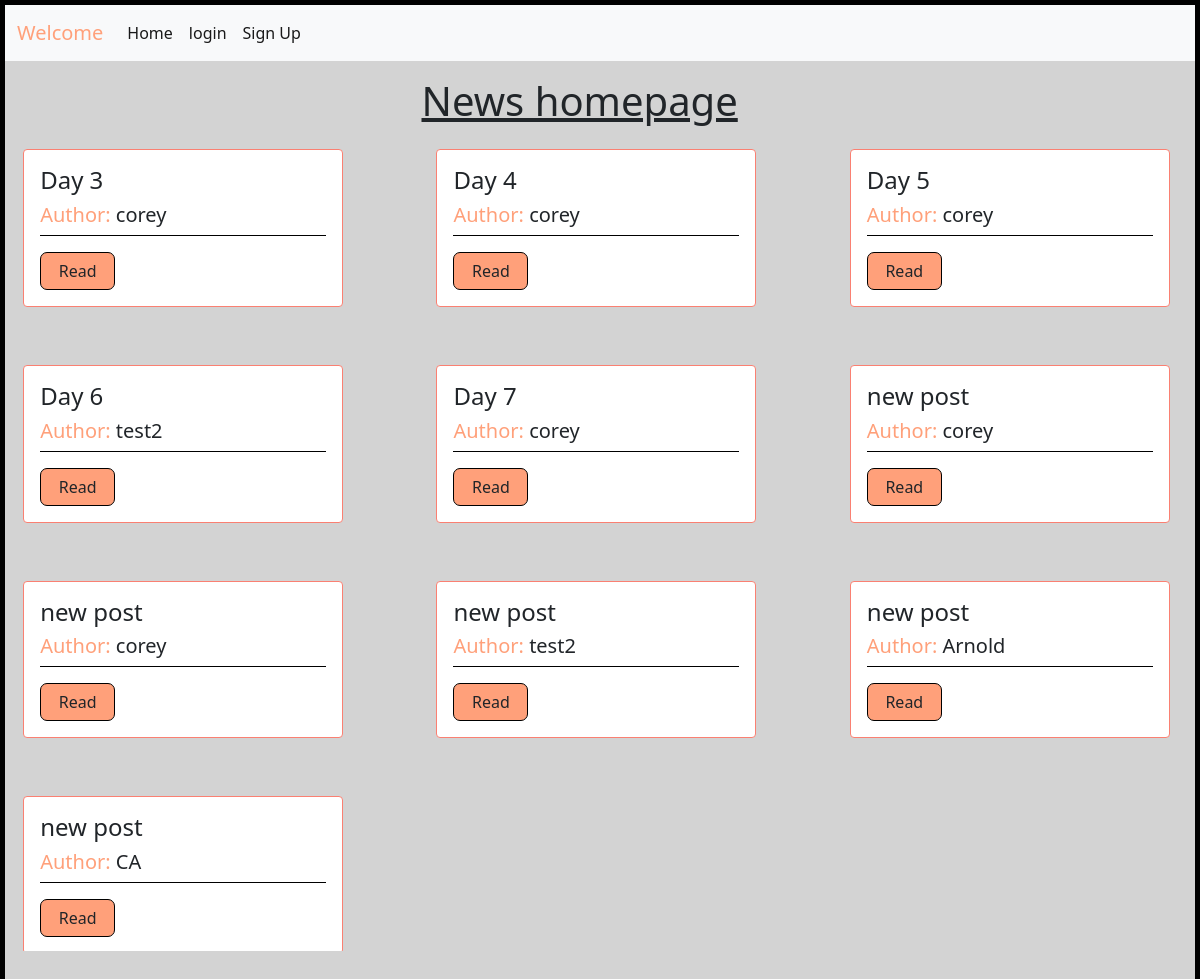
The app's page /articles/articles with its own data.
### articles/models.py (models this page shows, shortened)
class Article(models.Model):
    title = models.CharField(max_length=200)
    author = models.ForeignKey(
        get_user_model(),
        on_delete=models.CASCADE,
    )
    body = models.TextField()
    date = models.DateTimeField(auto_now_add=True)

### accounts/models.py (models this page shows)
class CustomUser(AbstractUser):
    age = models.PositiveIntegerField(null=True, blank=True)

### articles/views.py (the view)
class ArticleListView(ListView):
    model = Article
    template_name = "home.html"

### templates/home.html (shortened to what this page needs)
{% extends 'base.html' %}
{% block content %}
<h1 class="list-header">News homepage</h1>
<div class="all-blogs">
    {% for article in object_list %}
            <div class="card" style="width: 20rem;">
                <div class="card-body">
                    <div class="card-title">
                        <h4> {{ article.title }}</h4>
                        <h5><span>Author: </span> {{ article.author }}</h5>
                    </div>
                    <div class="links">
                        <a href="{% url 'article_detail' article.id %}" class="btn">Read</a>
                    </div>
                </div>
            </div>
    {% endfor %}
</div>
{% endblock content %}

### static/css/article_detail.css (style rules this page uses)
body { margin: 0; padding: 0; height:100vh; border: 5px solid black; background-color: lightgray; }

### static/css/article_list.css (style rules this page uses)
.list-header { margin-left: 35%; margin-right: 35%; margin-bottom: 1.5rem; margin-top: 1rem; font-weight: 400; text-decoration: underline; }
.all-blogs { display: grid; grid-template-columns: repeat(3, 1fr); grid-gap: 50px; }
.card { margin-left:5%; margin-bottom: .5rem; border: 1px solid salmon; }
.card-title { border-bottom: 1px solid black; }
h5 span { color: lightsalmon; }
.btn { border: 1px solid black; border-radius: 7px; background-color:lightsalmon; width: 75px; }

### records on screen
Article: title "Day 3", author "corey"
Article: title "Day 4", author "corey"
Article: title "Day 5", author "corey"
Article: title "Day 6", author "test2"
Article: title "Day 7", author "corey"
Article: title "new post", author "corey"
Article: title "new post", author "corey"
Article: title "new post", author "test2"
Article: title "new post", author "Arnold"
Article: title "new post", author "CA"
